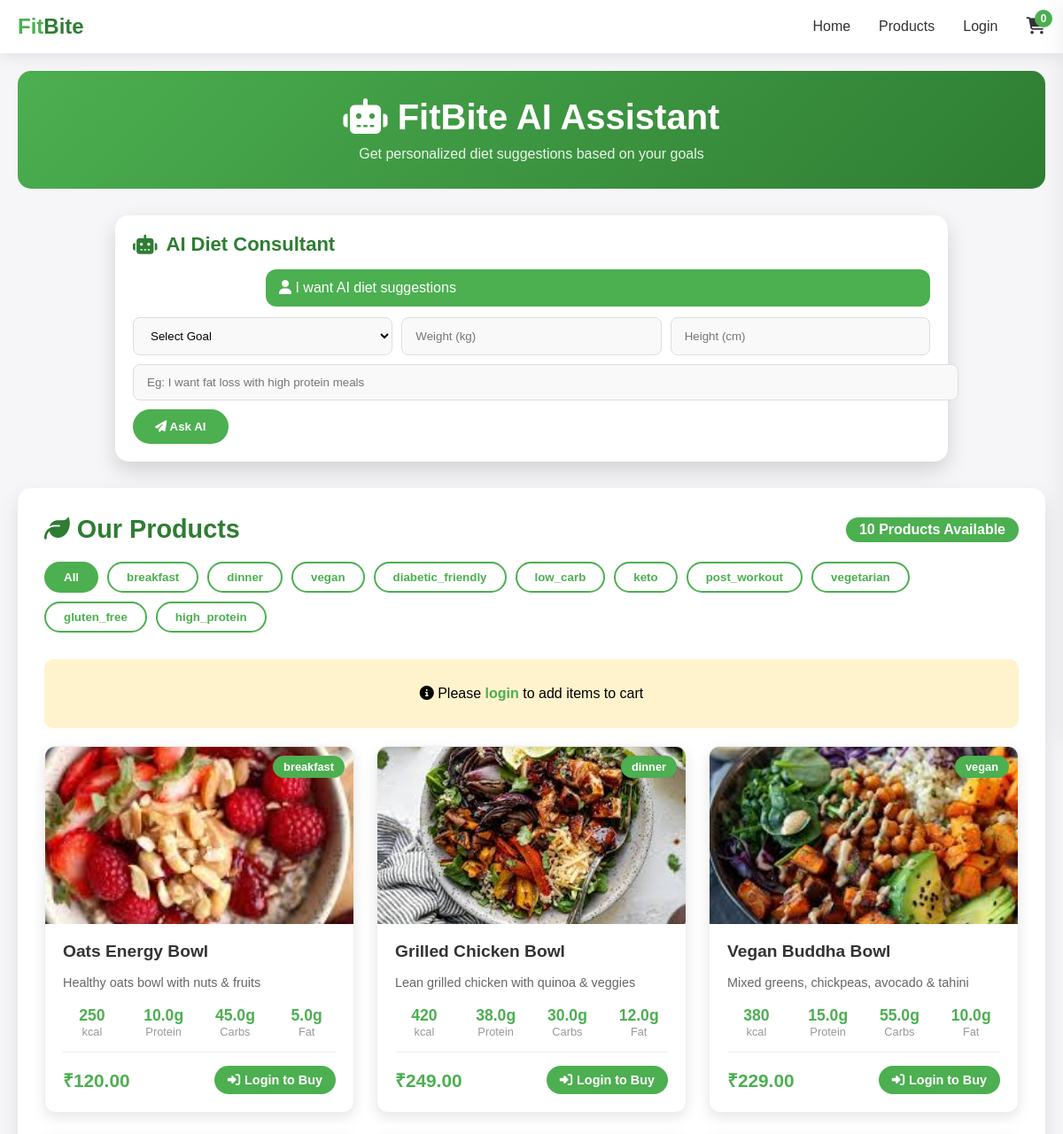
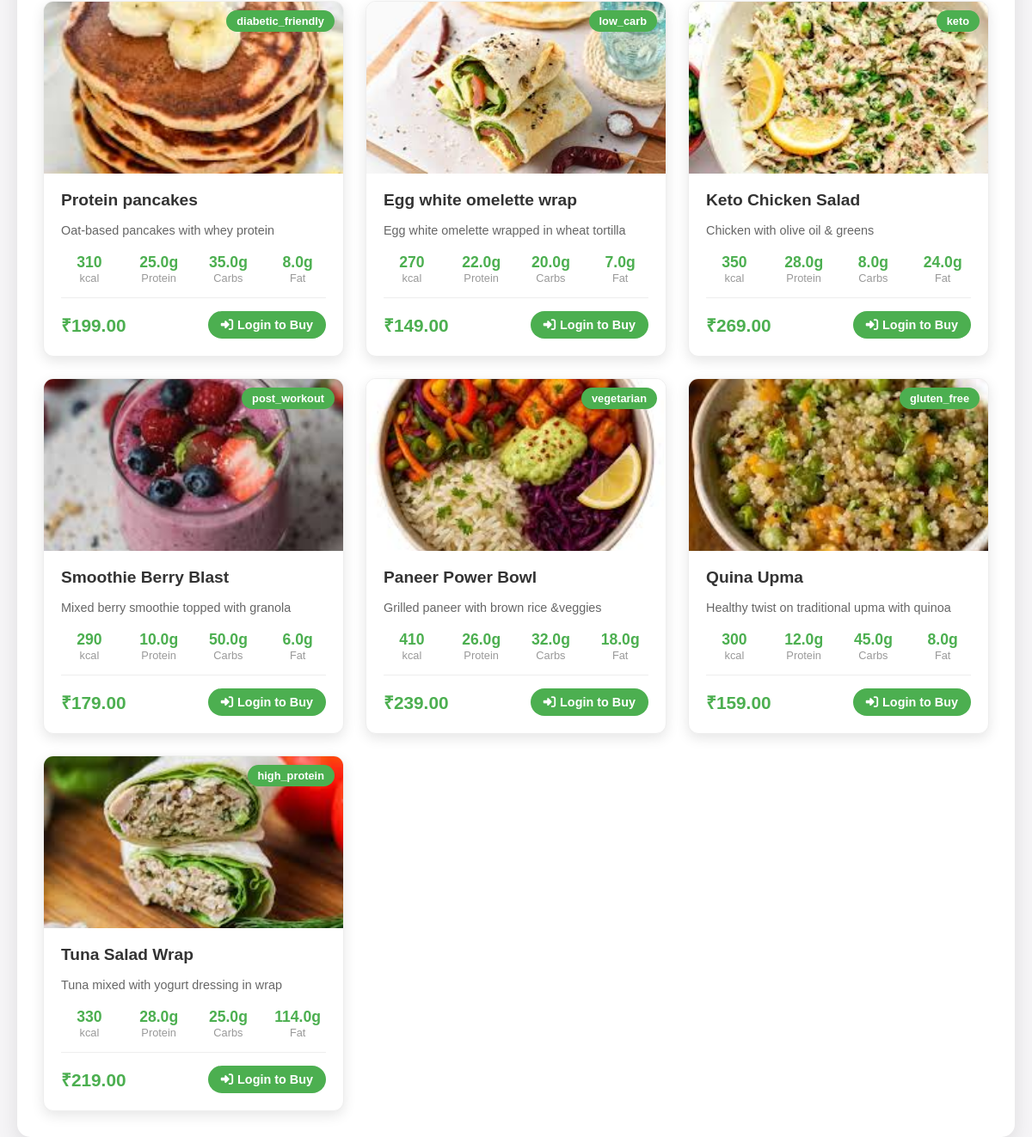
Page /opensearch/ on the earlier database version (2 pictures, top to bottom).
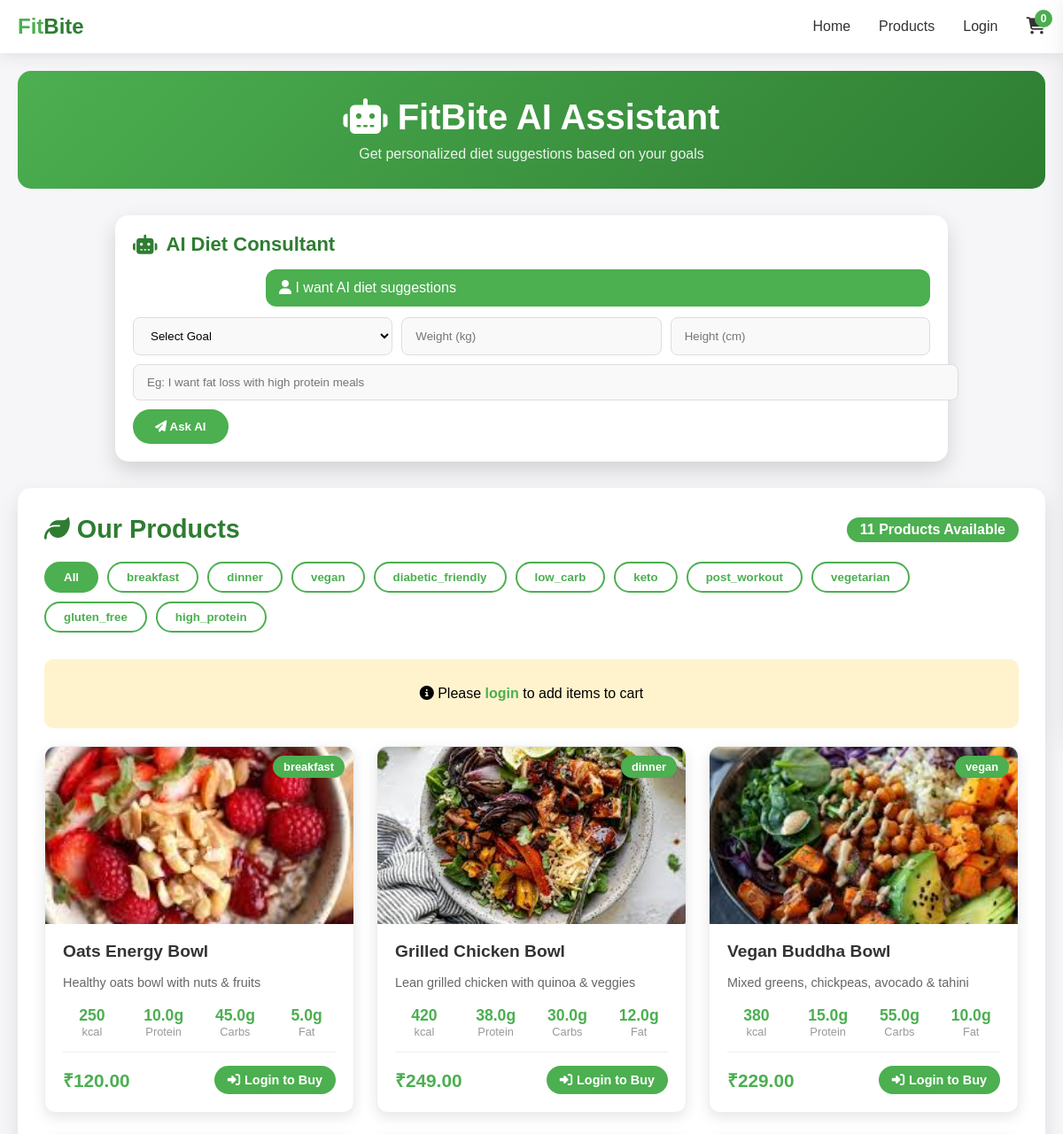
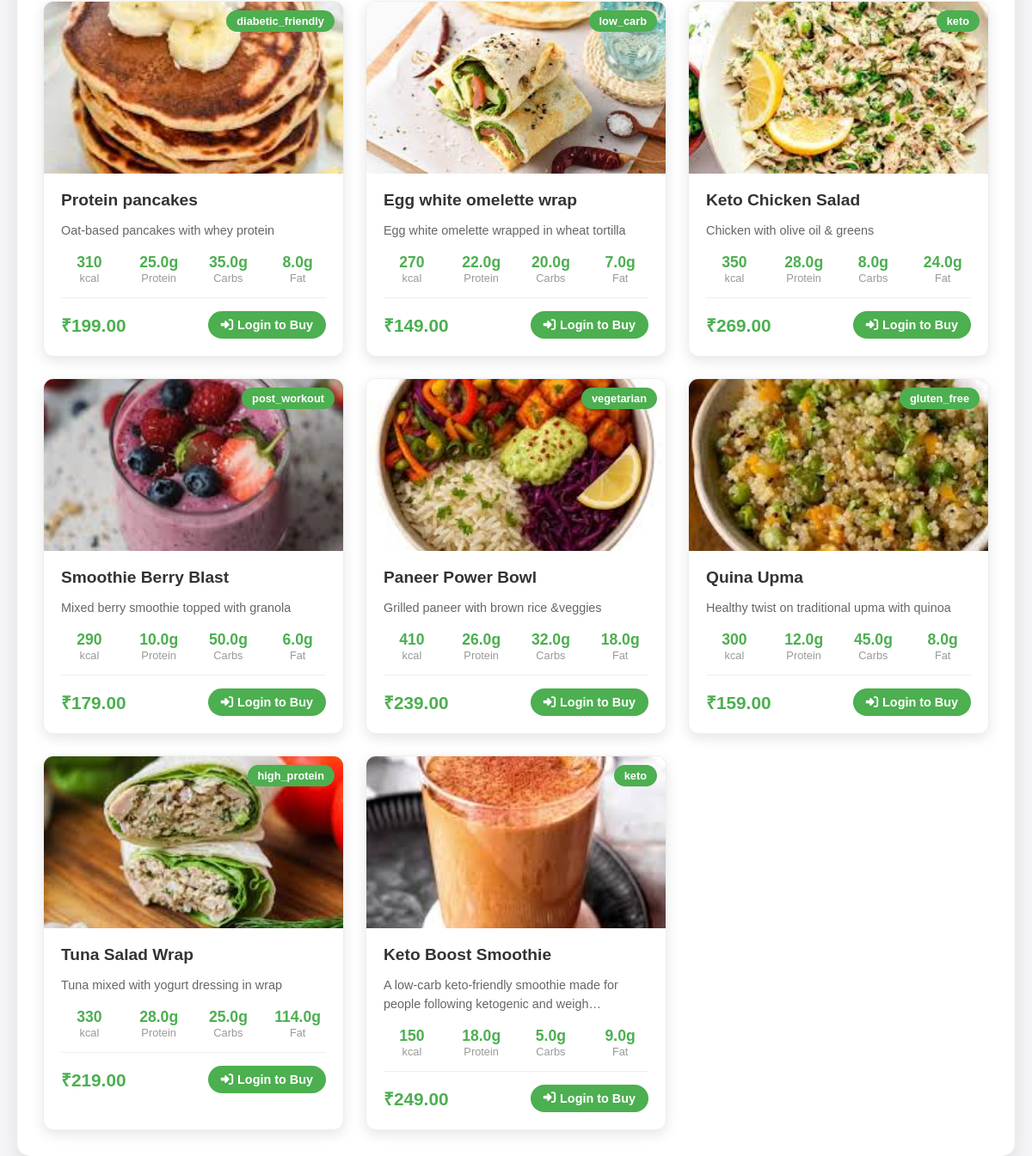
Same page on the later database version (2 pictures, top to bottom).
### FitBite_App/models.py (models this page shows, shortened)
class products(models.Model):
    seller = models.ForeignKey(Seller,on_delete=models.CASCADE)
    product_name = models.CharField(max_length=150)
    description = models.TextField()
    image = models.ImageField(upload_to='product_images/',null=True,blank=True)
    category = models.CharField(max_length=200)
    calories = models.PositiveIntegerField(null=True)
    protein = models.FloatField(null=True, blank=True)
    carbs = models.FloatField(null=True, blank=True)
    fat = models.FloatField(null=True, blank=True)
    fiber= models.FloatField(null=True, blank=True)
    price = models.DecimalField(max_digits=8,decimal_places=2)
    stock_quantity = models.PositiveIntegerField()
    weight = models.FloatField(null=True, blank=True)

### FitBite_App/views.py (the view)
# urls.py: path('opensearch/', openserch, name='opensearch'),
def openserch(request):
    all_products = products.objects.all()
    categories = products.objects.values_list('category', flat=True).distinct()
    cart_count = 0
    user_email = None
    if 'uid' in request.session:
        user_email = request.session['uid']
        cart_count = Cart.objects.filter(user_email=user_email).count()
    context = {
        'products': all_products,
        'categories': categories,
        'total_products': all_products.count(),
        'cart_count': cart_count,
        'user_email': user_email
    }
    return render(request, 'user-search.html', context)

### template/user-search.html (shortened to what the changed rows need)
<!DOCTYPE html>
<html>
<head>
<link rel="stylesheet" href="https://cdnjs.cloudflare.com/ajax/libs/font-awesome/6.4.0/css/all.min.css">
</head>
<body>
    <nav class="navbar">
        <div class="container">
            <a href="/" class="navbar-brand">
                <h1>
                    <span class="text-primary">Fit</span><span class="text-success">Bite</span>
                </h1>
            </a>
        </div>
    </nav>
<div class="container">
    <div class="page-header">
        <h1><i class="fas fa-robot"></i> FitBite AI Assistant</h1>
    </div>
    <div class="products-section" id="products">
        <div class="section-header">
            <h2><i class="fas fa-leaf"></i> Our Products</h2>
            <span class="product-count">{{ total_products }} Products Available</span>
        </div>
        <div class="category-filters">
            <button class="category-btn active" onclick="filterProducts('all')">All</button>
            {% for category in categories %}
            <button class="category-btn" onclick="filterProducts('{{ category|lower }}')">{{ category }}</button>
            {% endfor %}
        </div>
        <div class="products-grid" id="productsGrid">
            {% if products %}
                {% for product in products %}
                <div class="product-card" data-category="{{ product.category|lower }}" data-product-id="{{ product.id }}">
                    <div class="product-image">
                        {% if product.image %}
                        <img src="{{ product.image.url }}" alt="{{ product.product_name }}">
                        {% else %}
                        <img src="https://via.placeholder.com/300x200?text=No+Image" alt="No image">
                        {% endif %}
                        <div class="product-badge">{{ product.category }}</div>
                    </div>
                    <div class="product-info">
                        <h3>{{ product.product_name }}</h3>
                        <p>{{ product.description|truncatechars:80 }}</p>
                        <div class="nutrition-info">
                            <div class="nutrition-item">
                                <div class="nutrition-value">{{ product.calories }}</div>
                                <div class="nutrition-label">kcal</div>
                            </div>
                            <div class="nutrition-item">
                                <div class="nutrition-value">{{ product.protein }}g</div>
                                <div class="nutrition-label">Protein</div>
                            </div>
                            <div class="nutrition-item">
                                <div class="nutrition-value">{{ product.carbs }}g</div>
                                <div class="nutrition-label">Carbs</div>
                            </div>
                            <div class="nutrition-item">
                                <div class="nutrition-value">{{ product.fat }}g</div>
                                <div class="nutrition-label">Fat</div>
                            </div>
                        </div>
                        <div class="price-section">
                            <span class="price">₹{{ product.price }}</span>
                            {% if user_email %}
                            <button class="add-to-cart" onclick="addToCart({{ product.id }})" {% if product.stock_quantity <= 0 %}disabled{% endif %}>
                                <i class="fas fa-shopping-cart"></i>
                                {% if product.stock_quantity > 0 %}Add to Cart{% else %}Out of Stock{% endif %}
                            </button>
                            {% else %}
                            <a href="/login" class="add-to-cart" style="text-decoration: none;">
                                <i class="fas fa-sign-in-alt"></i> Login to Buy
                            </a>
                            {% endif %}
                        </div>
                    </div>
                </div>
                {% endfor %}
            {% else %}
            <div class="no-results">
                <i class="fas fa-search"></i>
                <h3>No products found</h3>
                <p>Try adjusting your search criteria</p>
            </div>
            {% endif %}
        </div>
    </div>
</div>
</body>
</html>

Differences in the rows shown:
added products: image (picture), category "keto", product_name "Keto Boost Smoothie", description "A low-carb keto-friendly smoothie made for people following ketogenic and weigh…", calories "150", protein "18.0", carbs "5.0", fat "9.0", price "249.00"
Other differences:
{{ total_products }}: "10" → "11"
